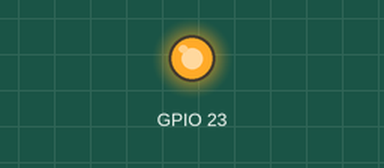
Simulated run of this program. Board: Raspberry Pi (BCM pin numbers). Parts: output pins drawn as LEDs (lit = HIGH).

Above: at 1.0 s.
At 3.0 s:
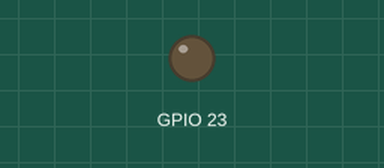
Timing chart, 0 to 5.2 s (numbered marks = the images above):
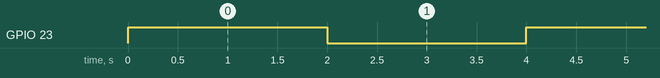

Measured:
- by itself, GPIO 23: alternates HIGH for 2.0 s and LOW for 2.0 s

The program:

p.py
```python
#モジュールを読み込む
import RPi.GPIO as GPIO
import time

#GPIO番号の指定モードを設定(BCM:役割ピン番号、BOARD:PIN番号)
GPIO.setmode(GPIO.BCM)    #BCMの方がプログラムの互換性がある

#23番ピンを出力として使用するように設定
GPIO.setup(23, GPIO.OUT)

try:
    while True:    #無限ループ
     #23番ピンにHIGHを出力(LEDをON)
        GPIO.output(23, GPIO.HIGH)

        time.sleep(2.0)     #0.5秒スリープ

     #23番ピンにLOWを出力(LEDをOFF)
        GPIO.output(23, GPIO.LOW)

        time.sleep(2.0)     #0.5秒スリープ

#キーボードからCtrl+C割込みが入ったら
except KeyboardInterrupt:
    pass #何もせずに次の行へ

#GPIOの設定をリセット
GPIO.cleanup()
```
